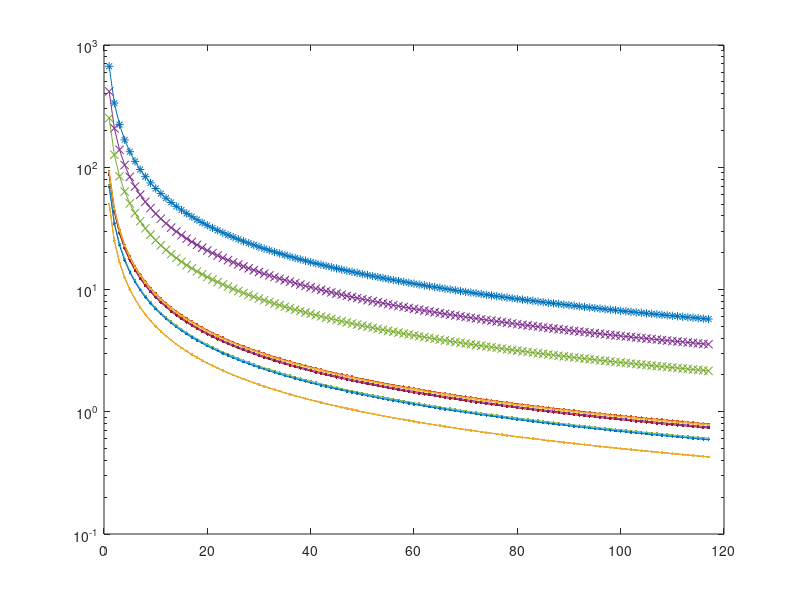

The MATLAB source for this figure: (Note: this script raises an error after producing the figure.)
clear all
close all
clc

ndatapoints = [3353,252,252,444,356,350,431,347,465,456,2085,1268]; % all-districts, 9 district, irrigation, rainfed
ndatasets = length(ndatapoints);
k = 5; % k-fold crossvalidation
dp_perfold = floor(ndatapoints/k);
n_features = 117;
ratio = zeros(n_features,ndatasets);
for i = 1:n_features
    ratio(i,:) = dp_perfold/i;
end
% plot
figure("Units","normalized","OuterPosition",[0 0 1 1])
plottitle = "Ratio of number of datapoints per fold to number of features used for prediction";
xval = 1:n_features;
lgnd = {"all-districts","district 10","district 20","district 30","district 40","district 50","district 60","district 70","district 80","district 90","irrigation districts","rainfed districts"};
markers = '*.........xx';
for j = 1:ndatasets
    semilogy(xval,ratio(:,j),"Marker",markers(j))
    hold on
end
yline(1,"LineStyle","--","Color",'r')
xlim([min(xval) max(xval)])
xlabel("No. of features")
ylabel("Ratio = datapoints per fold ÷ No. of features")
legend(lgnd)
grid minor
title(plottitle)

% save
saveas(gcf,[plottitle + ".png"])
savefig(plottitle)
